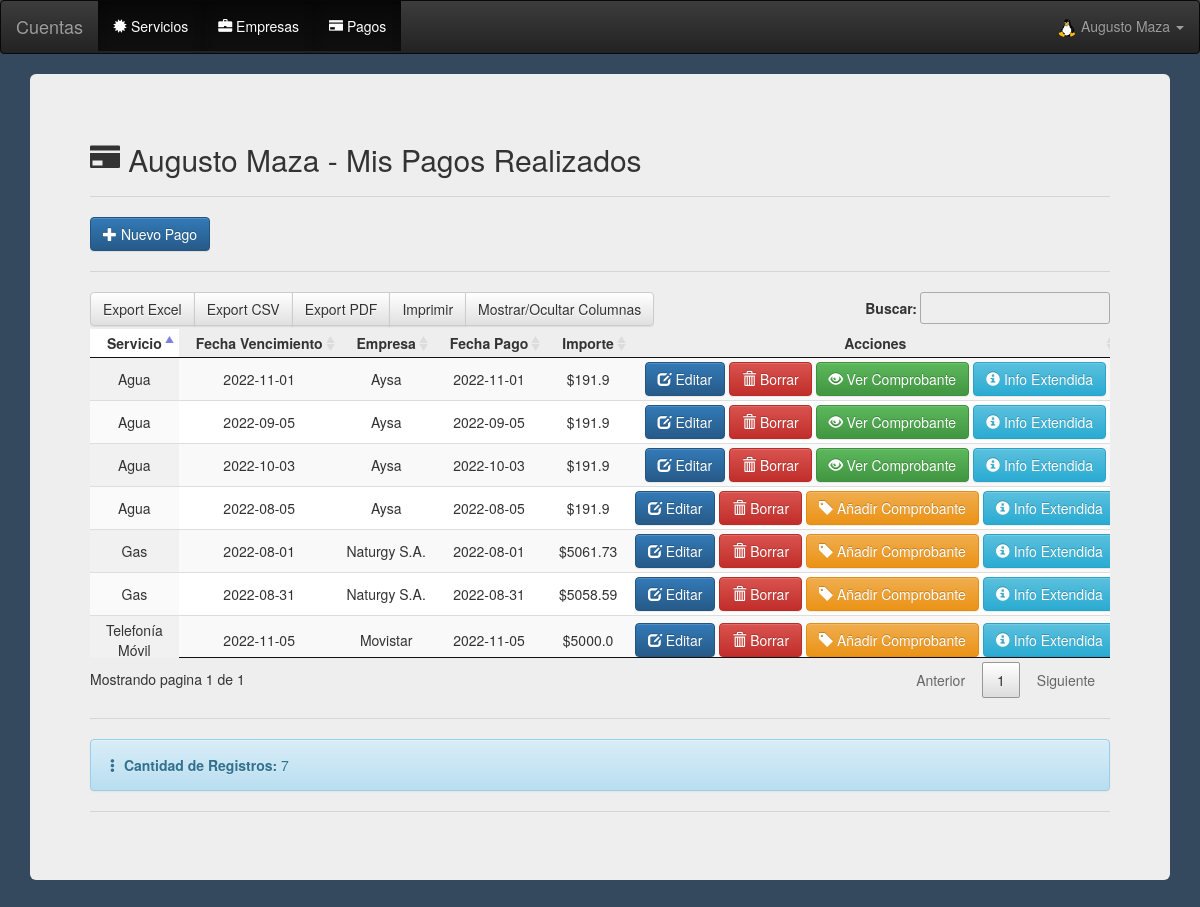
The app's page /pagos/1 (signed in) with its own data.
### app/models.py (models this page shows)
class User(db.Model, UserMixin):
	id = db.Column(db.Integer, primary_key=True)
	name = db.Column(db.String(150))
	user = db.Column(db.String(150))
	email = db.Column(db.String(150), unique=True)
	password = db.Column(db.String(150))
	avatar = db.Column(db.String(200))
	role = db.Column(db.Integer)

class Pagos(db.Model):
	id = db.Column(db.Integer, primary_key=True, unique=True)
	servicio = db.Column(db.String(200))
	fecha_venc = db.Column(db.String(15))
	empresa = db.Column(db.String(200))
	fecha_pago = db.Column(db.String(15))
	importe = db.Column(db.Float)
	comprobante = db.Column(db.String(200))
	id_user = db.Column(db.Integer)

### app/views.py (the view)
@views.route('/pagos/<int:id>')
@login_required
def pagos(id):
	pays = Pagos.query.filter_by(id_user=id)
	count = Pagos.query.filter_by(id_user=id).count()
	return render_template('payments.html', pays=pays, count=count, user=current_user)

### app/__init__.py (called while the page is built)
def create_app():
	app = Flask(__name__)
	app.config['SECRET_KEY'] = 'cuentas'
	app.config['SQLALCHEMY_TRACK_MODIFICATIONS'] = True
	app.config['SQLALCHEMY_DATABASE_URI'] = f'sqlite:///{DB_NAME}'
	db.init_app(app)
	from .views import views
	from .auth import auth
	app.register_blueprint(views, url_prefix='/')
	app.register_blueprint(auth, url_prefix='/')
	from .models import User, Servicios, Empresas, Pagos
	create_database(app)
	login_manager = LoginManager()
	login_manager.login_view = 'auth.login'
	login_manager.init_app(app)
	@login_manager.user_loader
	def load_user(id):
		return User.query.get(int(id))
	return app

### app/templates/payments.html (shortened to what this page needs)
{% extends "index.html" %}
{% block content %}
  <div class="container-fluid">
    <div class="jumbotron">
      <h2><span class="glyphicon glyphicon-credit-card" aria-hidden="true"></span> {{ user.name }} - Mis Pagos Realizados</h2><hr>
      <a href="/agregar_pago/{{ user.id }}"><button type="button" class="btn btn-primary"><span class="glyphicon glyphicon-plus" aria-hidden="true"></span> Nuevo Pago</button></a><hr>
  <table class="display compact" style="width:100%" id="paymentTable">
    <thead>
      <tr>
        <th class='text-nowrap text-center'>Servicio</th>
        <th class='text-nowrap text-center'>Fecha Vencimiento</th>
        <th class='text-nowrap text-center'>Empresa</th>
        <th class='text-nowrap text-center'>Fecha Pago</th>
        <th class='text-nowrap text-center'>Importe</th>
        <th class='text-nowrap text-center'>Acciones</th>
      </tr>
    </thead>
    <tbody>
      {% for pay in pays %}
        <tr>
          <td align="center">{{ pay.servicio }}</td>
          <td align="center">{{ pay.fecha_venc }}</td>
          <td align="center">{{ pay.empresa }}</td>
          <td align="center">{{ pay.fecha_pago }}</td>
          <td align="center">${{ pay.importe }}</td>
          <td class='text-nowrap' align="center">
              <a href="/update_payment/{{ pay.id }}" class="btn btn-primary "><span class="glyphicon glyphicon-edit" aria-hidden="true"></span> Editar</a>
              <a href="/delete_payment/{{ pay.id }}" class="btn btn-danger"><span class="glyphicon glyphicon-trash" aria-hidden="true"></span> Borrar</a>
              {% if pay.comprobante is none %}
              <a href="/add_ticket/{{ pay.id }}" class="btn btn-warning"><span class="glyphicon glyphicon-tag" aria-hidden="true"></span> Añadir Comprobante</a>
              {% else %}
              <a href="/open_ticket/{{ pay.comprobante }}" class="btn btn-success" target="_blank"><span class="glyphicon glyphicon-eye-open" aria-hidden="true"></span> Ver Comprobante</a>
              {% endif %}
              <a href="/info_extended/{{ pay.id }}" class="btn btn-info"><span class="glyphicon glyphicon-info-sign" aria-hidden="true"></span> Info Extendida</a>
          </td>
        </tr>
      {% endfor %}
    </tbody>
  </table><hr>
  <div class="alert alert-info"><span class="glyphicon glyphicon-option-vertical" aria-hidden="true"></span> <strong>Cantidad de Registros:</strong> {{ count }} </div><hr>
</div>
</div>
{% endblock %}

### app/templates/index.html (shortened to what this page needs)
<!DOCTYPE html>
<html lang="es">
<head>
    <link rel="stylesheet" href="{{ url_for('static', filename='skeleton/css/bootstrap.min.css') }}" >
    <link rel="stylesheet" href="{{ url_for('static', filename='skeleton/css/bootstrap-theme.css') }}" >
    <link rel="stylesheet" href="{{ url_for('static', filename='skeleton/css/bootstrap-theme.min.css') }}" >
    <link rel="stylesheet" href="{{ url_for('static', filename='skeleton/css/scrolling-nav.css') }}" >
    <link rel="stylesheet" href="{{ url_for('static', filename='skeleton/css/index.css') }}" >
    <link rel="stylesheet" href="{{ url_for('static', filename='skeleton/Chart.js/Chart.min.css') }}" >
    <link rel="stylesheet" href="{{ url_for('static', filename='skeleton/Chart.js/Chart.css') }}" >
    <link rel="stylesheet" href="{{ url_for('static', filename='skeleton/css/jquery.dataTables.min.css') }}" >
    <link rel="stylesheet" href="{{ url_for('static', filename='skeleton/dataTables/buttons.dataTables.min.css') }}" >
    <link rel="stylesheet" href="{{ url_for('static', filename='skeleton/css/buttons.dataTables.min.css') }}" >
    <link rel="stylesheet" href="{{ url_for('static', filename='skeleton/css/buttons.bootstrap.min.css') }}" >
    <link rel="stylesheet" href="{{ url_for('static', filename='skeleton/css/jquery.dataTables-1.11.5.min.css') }}" >
    <link rel="stylesheet" href="{{ url_for('static', filename='skeleton/dataTables/fixedColumns.dataTables.min.css') }}" >
</head>
<body style="background-color: #34495e;" onload="nobackbutton();">
<nav class="navbar navbar-inverse">
  <div class="container-fluid">
    <div class="navbar-header">
      {% if user.is_authenticated %}
        <a class="navbar-brand" href="/main">Cuentas</a>
      {% else %}
        <a class="navbar-brand" href="/">Cuentas</a>
      {% endif %}
    </div>
    <ul class="nav navbar-nav">
      {% if user.is_authenticated %}
      <li class="active"><a href="/servicios"><span class="glyphicon glyphicon-certificate" aria-hidden="true"></span> Servicios</a></li>
      <li class="active"><a href="/empresas"><span class="glyphicon glyphicon-briefcase" aria-hidden="true"></span> Empresas</a></li>
      <li class="active"><a href="/pagos/{{ user.id }}"><span class="glyphicon glyphicon-credit-card" aria-hidden="true"></span> Pagos</a></li>
    </ul>
    <ul class="nav navbar-nav navbar-right">
      <li class="dropdown">
        <a class="dropdown-toggle" data-toggle="dropdown" href="#"><img src="static/uploads/{{ user.avatar }}" alt="user" class="avatar"> {{ user.name }}
        <span class="caret"></span></a>
      </li>
    </ul>
      {% else %}
      <li><a href="/sign-up"><span class="glyphicon glyphicon-user"></span> Registrarse</a></li>
      <li><a href="/login"><span class="glyphicon glyphicon-log-in"></span> Ingresar</a></li>
      <li><a href="/password"><span class="glyphicon glyphicon-exclamation-sign"></span> Olvidé mi Password</a></li>
      {% endif %}
  </div>
</nav>
<div class="container-fluid">
  {% block content %}{% endblock %}
</div>
</body>
</html>

### app/static/skeleton/css/index.css (style rules this page uses)
.avatar { vertical-align: middle; horizontal-align: right; width: 20px; height: 20px; border-radius: 60%; }

### records on screen
User: avatar (picture), name "Augusto Maza"
Pagos: servicio "Agua", fecha_venc "2022-11-01", empresa "Aysa", fecha_pago "2022-11-01", importe "191.9"
Pagos: servicio "Agua", fecha_venc "2022-09-05", empresa "Aysa", fecha_pago "2022-09-05", importe "191.9"
Pagos: servicio "Agua", fecha_venc "2022-10-03", empresa "Aysa", fecha_pago "2022-10-03", importe "191.9"
Pagos: servicio "Gas", fecha_venc "2022-08-01", empresa "Naturgy S.A.", fecha_pago "2022-08-01", importe "5061.73"
Pagos: servicio "Gas", fecha_venc "2022-08-31", empresa "Naturgy S.A.", fecha_pago "2022-08-31", importe "5058.59"
Pagos: servicio "Agua", fecha_venc "2022-08-05", empresa "Aysa", fecha_pago "2022-08-05", importe "191.9"
Pagos: servicio "Telefonía Móvil", fecha_venc "2022-11-05", empresa "Movistar", fecha_pago "2022-11-05", importe "5000.0"

### other values on screen
{{ count }} "7"
